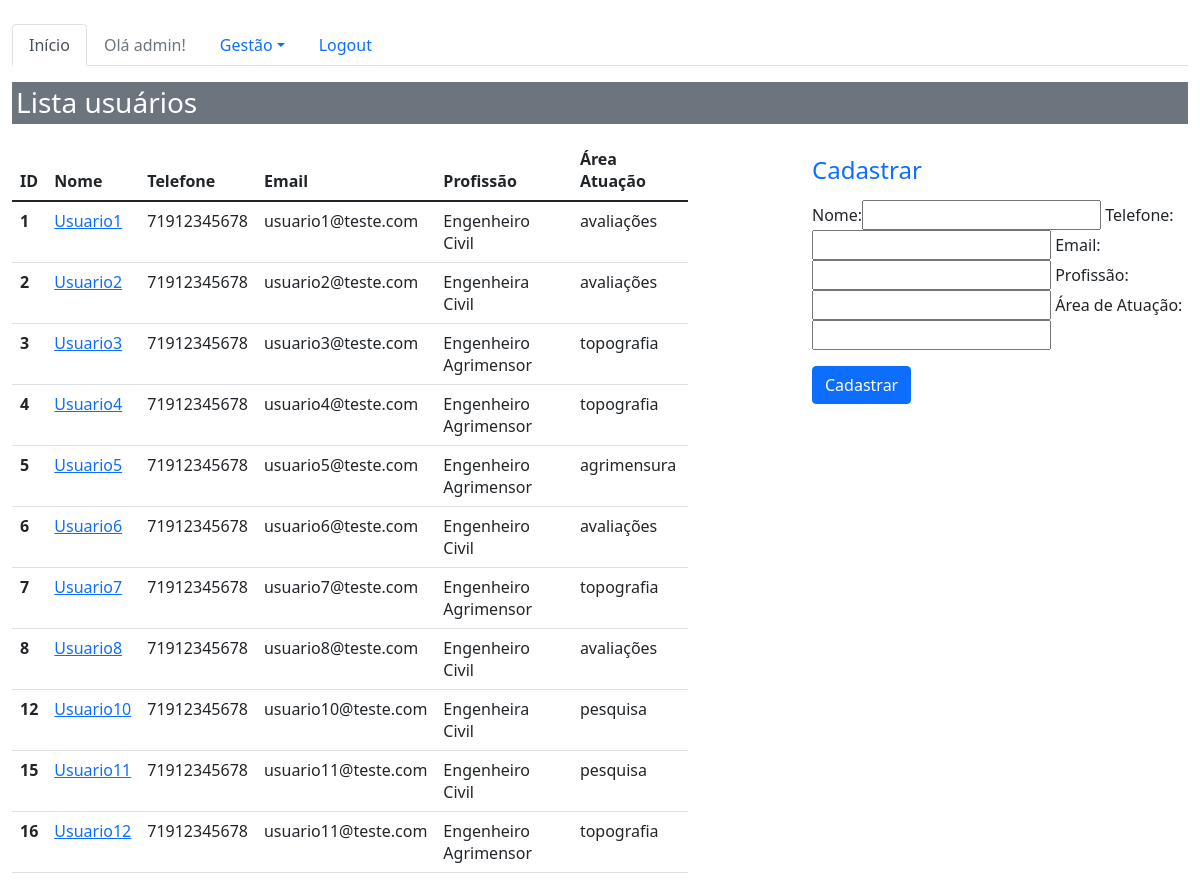
/sistema/pessoas/ (signed in), run on an earlier commit of the app's database.
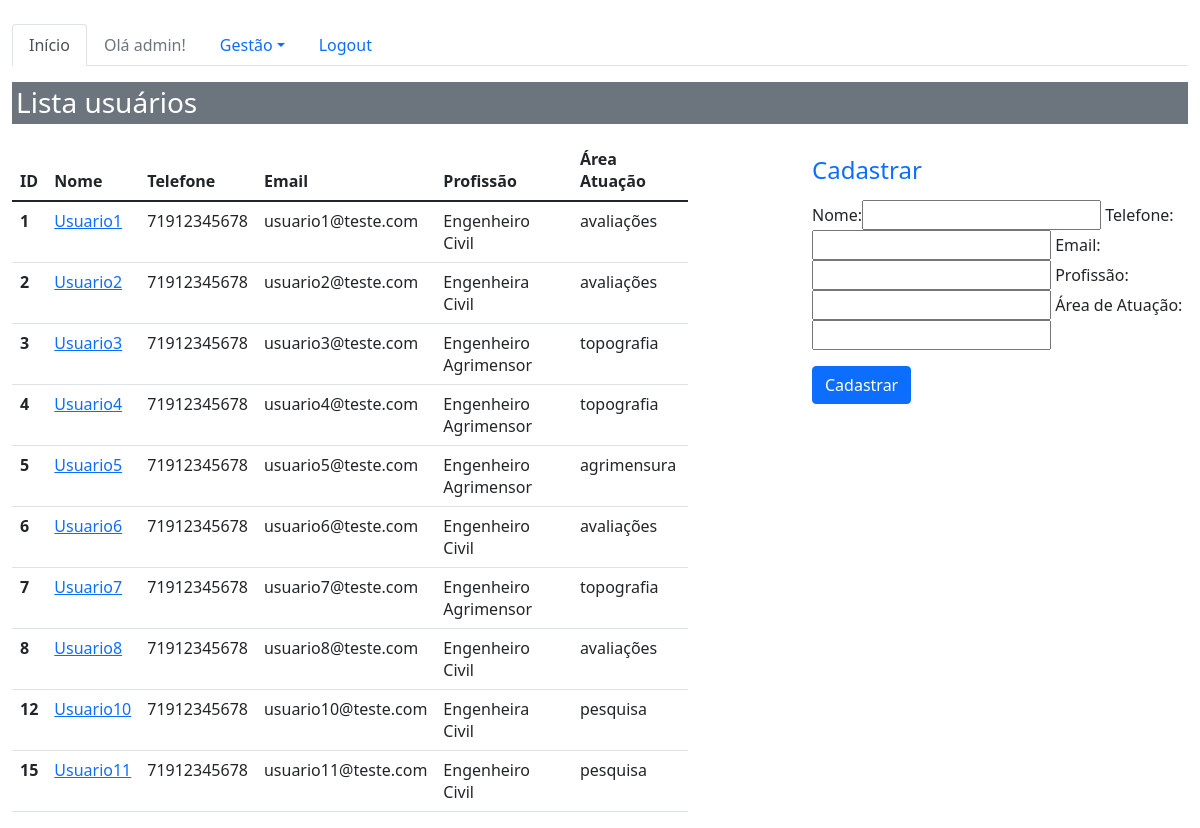
And on a later commit of the database.
### core/models.py (models this page shows, shortened)
class Pessoa(models.Model):
    nome = models.CharField(max_length=100)
    telefone = models.CharField(max_length=20)
    email = models.EmailField()
    profissao = models.CharField(max_length=100)
    area_atuacao = models.CharField(max_length=100)

### core/views.py (the view)
# urls.py: path('pessoas/', lista_pessoas, name='core_lista_pessoas'),
def lista_pessoas(request):
    pessoas = Pessoa.objects.all()
    form = PessoaForm()
    data = {'usuario': pessoas, 'forms':form}
    return render(request, 'core/lista_pessoas.html', data)

### core/forms.py
class PessoaForm(ModelForm):
    class Meta:
        model = Pessoa
        fields = '__all__'
        labels = {
            'profissao': 'Profissão',
            'area_atuacao': 'Área de Atuação'
        }

### core/templates/core/lista_pessoas.html (shortened to what this page needs)
{%  extends 'base.html' %}
{% load bootstrap %}
{% block menu %}
    <ul class="nav nav-tabs">
      <li class="nav-item">
        <a class="nav-link active" aria-current="page" href="{% url 'core_home' %}">Início</a>
      </li>
    {% if user.is_authenticated %}
         <li class="nav-item">
             <li>
                <a class="nav-link disabled" href="">Olá {{ user }}!</a>
            </li>
             <li class="nav-item dropdown">
                <a class="nav-link dropdown-toggle" data-bs-toggle="dropdown" href="#"
                   role="button" aria-expanded="false" id="gestao-sistema">Gestão</a>
        </li>
        <li>
            <a class="nav-link" href="{% url 'logout' %}">Logout</a>
        </li>
    {% else %}
        <li class="nav-item">
            <a class="nav-link" href="{% url 'login' %}">Login</a>
        </li>
    {% endif %}
    </ul>
{% endblock %}
{% block main %}
    {% if user.is_authenticated %}
        <div class="row">
            <div class="col-12">
                 <h3 class="p-1 mb-2 bg-secondary text-white">Lista usuários</h3>
            </div>
        </div>
        <div class="row">
            <div class="col table-responsive">
                <table class="table">
                  <thead>
                    <tr>
                      <th scope="col">ID</th>
                      <th scope="col">Nome</th>
                      <th scope="col">Telefone</th>
                      <th scope="col">Email</th>
                      <th scope="col">Profissão</th>
                      <th scope="col">Área Atuação</th>
                    </tr>
                  </thead>
                  <tbody>
                    {% for pessoa in usuario %}
                        <tr>
                          <th scope="row">{{ pessoa.id }}</th>
                          <td ><a href="{% url 'core_pessoa_update' pessoa.id %}"
                                 class="link-primary"> {{ pessoa.nome }} </a></td>
                          <td>{{ pessoa.telefone }}</td>
                          <td>{{ pessoa.email }}</td>
                          <td>{{ pessoa.profissao }}</td>
                          <td>{{ pessoa.area_atuacao }}</td>
                        </tr>
                    {% endfor %}
                  </tbody>
                </table>
            </div>
            <div class="col-sm-4 offset-md-1">
                <h4 class="text-primary"> Cadastrar</h4>
                <form action="{% url 'core_pessoa_novo' %}" method="POST">
                    {{ forms|bootstrap }}
                    <button type="submit" class="btn btn-primary">
                        Cadastrar</button>
                </form>
            </div>
        </div>
    {% endif %}
{% endblock %}

What changed in the data, as far as the page shows it:
removed Pessoa: id "16", nome "Usuario12", telefone "71912345678", email "usuario11@teste.com", profissao "Engenheiro Agrimensor", area_atuacao "topografia"
